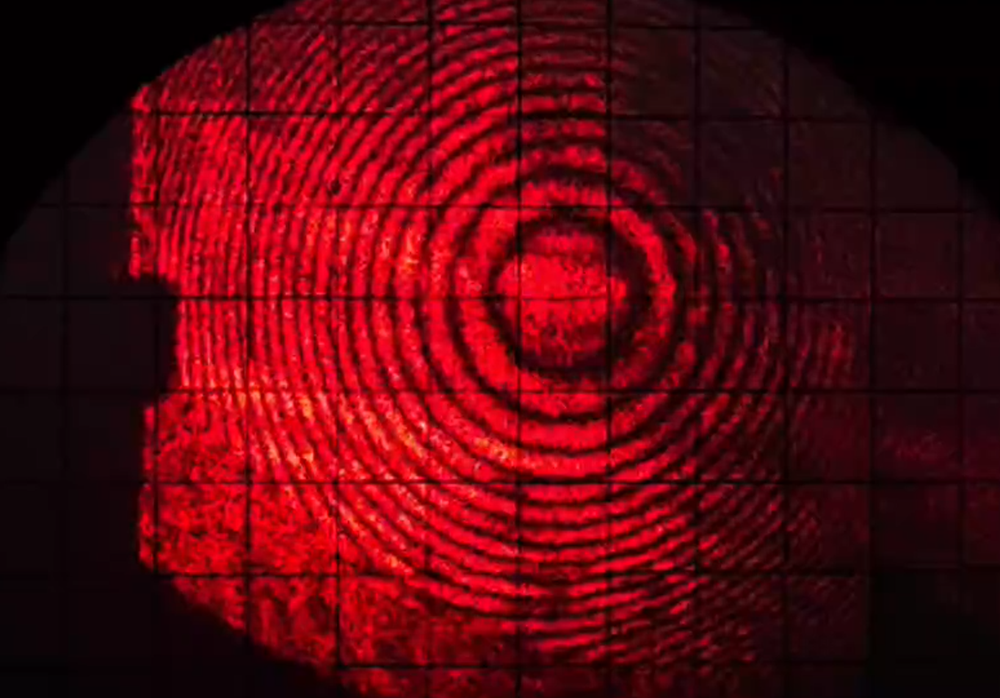
#> input picture notebook/image/test_img.png, 1000 x 698 px, shrunk from 1638 x 1144 before the run
$ python -i finder.py   (imports and definitions only)   (older library calls are emulated)
#> lines starting #> are read from the running program, lines starting #| are printed output that depends on the picture; after the words box and inside, x2 and y2 are one past the last pixel; in counts of white or black regions, pixels touching at a corner belong together
#> further down, picture is the input picture: shape (698, 1000, 3); mean B, G, R 14.2, 6.2, 87.4
import cv2
import numpy as np
import matplotlib.pyplot as plt

def find_circle_center_voting(clean_img, min_radius=10, max_radius=None):
#> called with min_radius = 10
    if max_radius is None:
        max_radius = int(min(clean_img.shape) * 0.5)  #70%
#> max_radius = 1

    edges = cv2.Canny(clean_img, 50, 150)
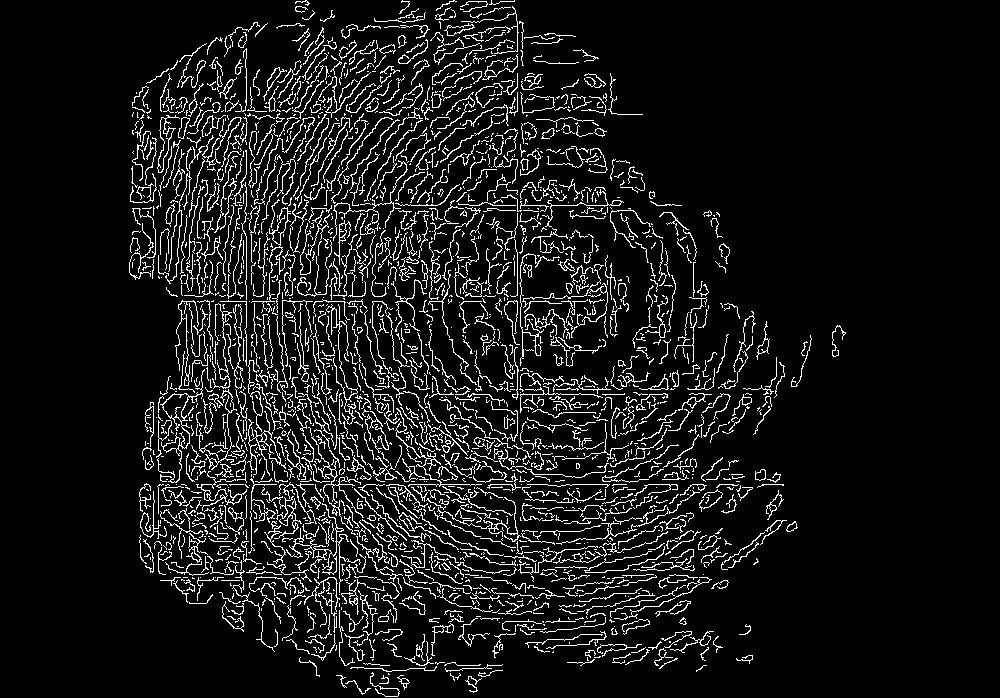
#> edges: shape (698, 1000); 8.7% white in thin lines or dots, all inside (x1, y1, x2, y2) = (129, 0, 846, 697)

    sobel_x = cv2.Sobel(clean_img, cv2.CV_64F, 1, 0, ksize=5)
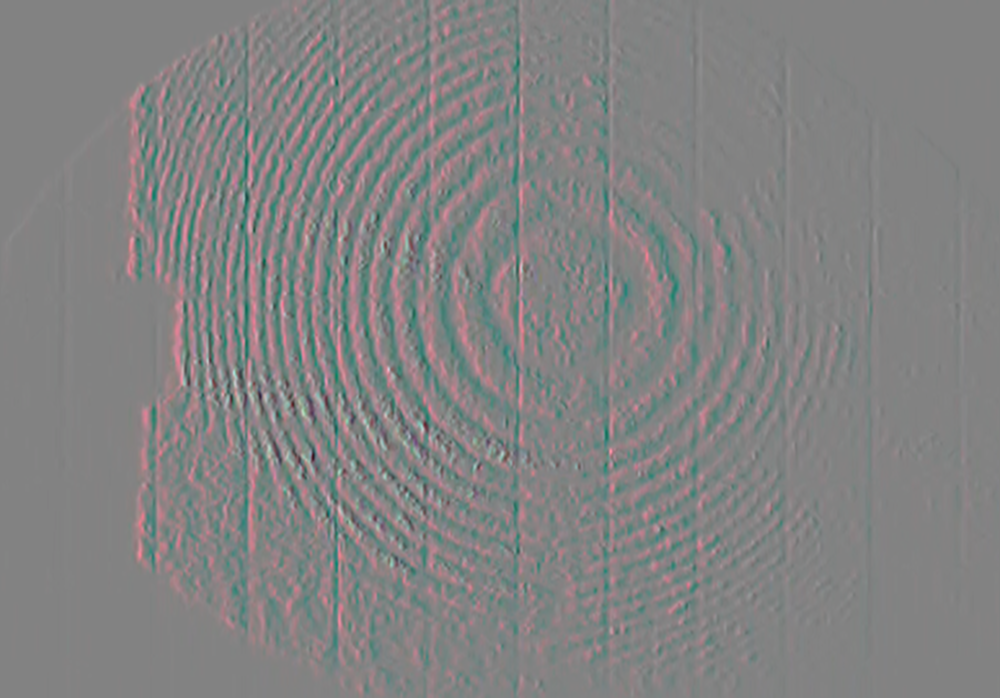
#> sobel_x: shape (698, 1000, 3) float64; mean B, G, R 0.2, 0, 1.6; drawn with min black and max white
    sobel_y = cv2.Sobel(clean_img, cv2.CV_64F, 0, 1, ksize=5)
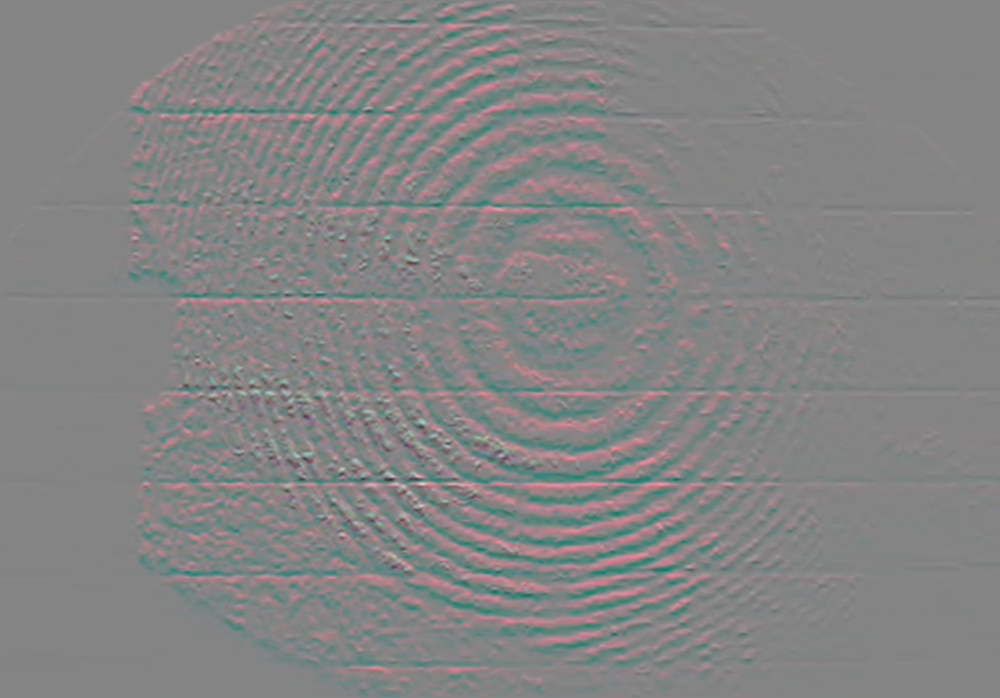
#> sobel_y: shape (698, 1000, 3) float64; mean B, G, R -0.3, -0.2, -0.1; drawn with min black and max white

    accumulator = np.zeros_like(clean_img, dtype=np.float32)

    edge_points = np.column_stack(np.where(edges > 0))
#> edge_points = 60824 pairs, first value 0 to 696, second value 129 to 845

    #vote
    for y, x in edge_points:
        # Gradient Vector
        gx = sobel_x[y, x]
        gy = sobel_y[y, x]
        mag = np.sqrt(gx ** 2 + gy ** 2)

        if mag < 1e-5:
            continue

        # 归一化
        nx = gx / mag
        ny = gy / mag

        for direction in [-1, 1]:

            for r in range(min_radius, max_radius + 1):
                cx = int(x + direction * r * nx)
                cy = int(y + direction * r * ny)

                if 0 <= cy < accumulator.shape[0] and 0 <= cx < accumulator.shape[1]:
                    accumulator[cy, cx] += 1
#> this loop made 1 pass
#> (y, x, gx, gy, mag) on pass 1: (0, 305, [174, -86, 1110], [0, 0, 0], [174, 86, 1110])
#> accumulator: shape (698, 1000, 3) float32; every value is 0

    # find center(max of voting result)
    _, _, _, max_loc = cv2.minMaxLoc(accumulator)
    center_x, center_y = max_loc

    # 可视化累加器
    plt.figure(figsize=(10, 5))
    plt.subplot(121), plt.imshow(accumulator, cmap='hot'), plt.title('Accumulator Space')
    plt.subplot(122), plt.imshow(cv2.cvtColor(clean_img, cv2.COLOR_GRAY2RGB))
    plt.scatter(center_x, center_y, s=100, c='red', marker='+')
    plt.title('Detected Center')
    plt.show()

    return center_x, center_y

>>> import cv2
>>> picture = cv2.imread('../../notebook/image/test_img.png')
#> (the run stopped early here; a loop or call above may not have finished)
